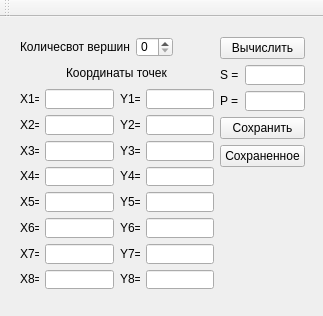
<?xml version="1.0" encoding="UTF-8"?>
<ui version="4.0">
 <class>MainWin</class>
 <widget class="QMainWindow" name="MainWin">
  <property name="geometry">
   <rect>
    <x>0</x>
    <y>0</y>
    <width>323</width>
    <height>316</height>
   </rect>
  </property>
  <property name="minimumSize">
   <size>
    <width>323</width>
    <height>316</height>
   </size>
  </property>
  <property name="maximumSize">
   <size>
    <width>323</width>
    <height>316</height>
   </size>
  </property>
  <property name="windowTitle">
   <string>MainWin</string>
  </property>
  <widget class="QWidget" name="centralWidget">
   <widget class="QWidget" name="">
    <property name="geometry">
     <rect>
      <x>9</x>
      <y>9</y>
      <width>307</width>
      <height>274</height>
     </rect>
    </property>
    <layout class="QHBoxLayout" name="horizontalLayout_5">
     <item>
      <layout class="QVBoxLayout" name="verticalLayout_6">
       <item>
        <layout class="QHBoxLayout" name="horizontalLayout_2">
         <item>
          <widget class="QLabel" name="label_20">
           <property name="text">
            <string>Количесвот вершин</string>
           </property>
          </widget>
         </item>
         <item>
          <widget class="QSpinBox" name="spinBox">
           <property name="maximumSize">
            <size>
             <width>37</width>
             <height>20</height>
            </size>
           </property>
          </widget>
         </item>
         <item>
          <spacer name="horizontalSpacer_3">
           <property name="orientation">
            <enum>Qt::Horizontal</enum>
           </property>
           <property name="sizeHint" stdset="0">
            <size>
             <width>40</width>
             <height>20</height>
            </size>
           </property>
          </spacer>
         </item>
        </layout>
       </item>
       <item>
        <layout class="QHBoxLayout" name="horizontalLayout_3">
         <item>
          <spacer name="horizontalSpacer">
           <property name="orientation">
            <enum>Qt::Horizontal</enum>
           </property>
           <property name="sizeHint" stdset="0">
            <size>
             <width>40</width>
             <height>20</height>
            </size>
           </property>
          </spacer>
         </item>
         <item>
          <widget class="QLabel" name="label_XY">
           <property name="text">
            <string>Координаты точек</string>
           </property>
          </widget>
         </item>
         <item>
          <spacer name="horizontalSpacer_2">
           <property name="orientation">
            <enum>Qt::Horizontal</enum>
           </property>
           <property name="sizeHint" stdset="0">
            <size>
             <width>40</width>
             <height>20</height>
            </size>
           </property>
          </spacer>
         </item>
        </layout>
       </item>
       <item>
        <layout class="QFormLayout" name="formLayout_3">
         <item row="0" column="0">
          <layout class="QFormLayout" name="formLayout">
           <item row="0" column="0">
            <layout class="QVBoxLayout" name="verticalLayout">
             <item>
              <widget class="QLabel" name="label_x1">
               <property name="maximumSize">
                <size>
                 <width>19</width>
                 <height>16777215</height>
                </size>
               </property>
               <property name="text">
                <string>X1=</string>
               </property>
              </widget>
             </item>
             <item>
              <widget class="QLabel" name="label_x2">
               <property name="maximumSize">
                <size>
                 <width>19</width>
                 <height>16777215</height>
                </size>
               </property>
               <property name="text">
                <string>X2=</string>
               </property>
              </widget>
             </item>
             <item>
              <widget class="QLabel" name="label_x3">
               <property name="maximumSize">
                <size>
                 <width>19</width>
                 <height>16777215</height>
                </size>
               </property>
               <property name="text">
                <string>X3=</string>
               </property>
              </widget>
             </item>
             <item>
              <widget class="QLabel" name="label_x4">
               <property name="maximumSize">
                <size>
                 <width>19</width>
                 <height>16777215</height>
                </size>
               </property>
               <property name="text">
                <string>X4=</string>
               </property>
              </widget>
             </item>
             <item>
              <widget class="QLabel" name="label_x5">
               <property name="maximumSize">
                <size>
                 <width>19</width>
                 <height>16777215</height>
                </size>
               </property>
               <property name="text">
                <string>X5=</string>
               </property>
              </widget>
             </item>
             <item>
              <widget class="QLabel" name="label_x6">
               <property name="maximumSize">
                <size>
                 <width>19</width>
                 <height>16777215</height>
                </size>
               </property>
               <property name="text">
                <string>X6=</string>
               </property>
              </widget>
             </item>
             <item>
              <widget class="QLabel" name="label_x7">
               <property name="maximumSize">
                <size>
                 <width>19</width>
                 <height>16777215</height>
                </size>
               </property>
               <property name="text">
                <string>X7=</string>
               </property>
              </widget>
             </item>
             <item>
              <widget class="QLabel" name="label_x8">
               <property name="maximumSize">
                <size>
                 <width>19</width>
                 <height>16777215</height>
                </size>
               </property>
               <property name="text">
                <string>X8=</string>
               </property>
              </widget>
             </item>
            </layout>
           </item>
           <item row="0" column="1">
            <layout class="QVBoxLayout" name="verticalLayout_2">
             <item>
              <widget class="QLineEdit" name="lineEdit_x1">
               <property name="maximumSize">
                <size>
                 <width>69</width>
                 <height>20</height>
                </size>
               </property>
              </widget>
             </item>
             <item>
              <widget class="QLineEdit" name="lineEdit_x2">
               <property name="maximumSize">
                <size>
                 <width>69</width>
                 <height>20</height>
                </size>
               </property>
              </widget>
             </item>
             <item>
              <widget class="QLineEdit" name="lineEdit_x3">
               <property name="maximumSize">
                <size>
                 <width>69</width>
                 <height>20</height>
                </size>
               </property>
              </widget>
             </item>
             <item>
              <widget class="QLineEdit" name="lineEdit_x4">
               <property name="maximumSize">
                <size>
                 <width>69</width>
                 <height>20</height>
                </size>
               </property>
              </widget>
             </item>
             <item>
              <widget class="QLineEdit" name="lineEdit_x5">
               <property name="maximumSize">
                <size>
                 <width>69</width>
                 <height>20</height>
                </size>
               </property>
              </widget>
             </item>
             <item>
              <widget class="QLineEdit" name="lineEdit_x6">
               <property name="maximumSize">
                <size>
                 <width>69</width>
                 <height>20</height>
                </size>
               </property>
              </widget>
             </item>
             <item>
              <widget class="QLineEdit" name="lineEdit_x7">
               <property name="maximumSize">
                <size>
                 <width>69</width>
                 <height>20</height>
                </size>
               </property>
              </widget>
             </item>
             <item>
              <widget class="QLineEdit" name="lineEdit_x8">
               <property name="maximumSize">
                <size>
                 <width>69</width>
                 <height>20</height>
                </size>
               </property>
              </widget>
             </item>
            </layout>
           </item>
          </layout>
         </item>
         <item row="0" column="1">
          <layout class="QFormLayout" name="formLayout_2">
           <item row="0" column="0">
            <layout class="QVBoxLayout" name="verticalLayout_3">
             <item>
              <widget class="QLabel" name="label_y1">
               <property name="maximumSize">
                <size>
                 <width>20</width>
                 <height>16777215</height>
                </size>
               </property>
               <property name="text">
                <string>Y1=</string>
               </property>
              </widget>
             </item>
             <item>
              <widget class="QLabel" name="label_y2">
               <property name="maximumSize">
                <size>
                 <width>20</width>
                 <height>16777215</height>
                </size>
               </property>
               <property name="text">
                <string>Y2=</string>
               </property>
              </widget>
             </item>
             <item>
              <widget class="QLabel" name="label_y3">
               <property name="maximumSize">
                <size>
                 <width>20</width>
                 <height>16777215</height>
                </size>
               </property>
               <property name="text">
                <string>Y3=</string>
               </property>
              </widget>
             </item>
             <item>
              <widget class="QLabel" name="label_y4">
               <property name="maximumSize">
                <size>
                 <width>20</width>
                 <height>16777215</height>
                </size>
               </property>
               <property name="text">
                <string>Y4=</string>
               </property>
              </widget>
             </item>
             <item>
              <widget class="QLabel" name="label_y5">
               <property name="maximumSize">
                <size>
                 <width>20</width>
                 <height>16777215</height>
                </size>
               </property>
               <property name="text">
                <string>Y5=</string>
               </property>
              </widget>
             </item>
             <item>
              <widget class="QLabel" name="label_y6">
               <property name="maximumSize">
                <size>
                 <width>20</width>
                 <height>16777215</height>
                </size>
               </property>
               <property name="text">
                <string>Y6=</string>
               </property>
              </widget>
             </item>
             <item>
              <widget class="QLabel" name="label_y7">
               <property name="maximumSize">
                <size>
                 <width>20</width>
                 <height>16777215</height>
                </size>
               </property>
               <property name="text">
                <string>Y7=</string>
               </property>
              </widget>
             </item>
             <item>
              <widget class="QLabel" name="label_y8">
               <property name="maximumSize">
                <size>
                 <width>20</width>
                 <height>16777215</height>
                </size>
               </property>
               <property name="text">
                <string>Y8=</string>
               </property>
              </widget>
             </item>
            </layout>
           </item>
           <item row="0" column="1">
            <layout class="QVBoxLayout" name="verticalLayout_4">
             <item>
              <widget class="QLineEdit" name="lineEdit_y1">
               <property name="maximumSize">
                <size>
                 <width>69</width>
                 <height>20</height>
                </size>
               </property>
              </widget>
             </item>
             <item>
              <widget class="QLineEdit" name="lineEdit_y2">
               <property name="maximumSize">
                <size>
                 <width>69</width>
                 <height>20</height>
                </size>
               </property>
              </widget>
             </item>
             <item>
              <widget class="QLineEdit" name="lineEdit_y3">
               <property name="maximumSize">
                <size>
                 <width>69</width>
                 <height>20</height>
                </size>
               </property>
              </widget>
             </item>
             <item>
              <widget class="QLineEdit" name="lineEdit_y4">
               <property name="maximumSize">
                <size>
                 <width>69</width>
                 <height>20</height>
                </size>
               </property>
              </widget>
             </item>
             <item>
              <widget class="QLineEdit" name="lineEdit_y5">
               <property name="maximumSize">
                <size>
                 <width>69</width>
                 <height>20</height>
                </size>
               </property>
              </widget>
             </item>
             <item>
              <widget class="QLineEdit" name="lineEdit_y6">
               <property name="maximumSize">
                <size>
                 <width>69</width>
                 <height>20</height>
                </size>
               </property>
              </widget>
             </item>
             <item>
              <widget class="QLineEdit" name="lineEdit_y7">
               <property name="maximumSize">
                <size>
                 <width>69</width>
                 <height>20</height>
                </size>
               </property>
              </widget>
             </item>
             <item>
              <widget class="QLineEdit" name="lineEdit_y8">
               <property name="maximumSize">
                <size>
                 <width>69</width>
                 <height>20</height>
                </size>
               </property>
              </widget>
             </item>
            </layout>
           </item>
          </layout>
         </item>
        </layout>
       </item>
       <item>
        <spacer name="verticalSpacer_2">
         <property name="orientation">
          <enum>Qt::Vertical</enum>
         </property>
         <property name="sizeHint" stdset="0">
          <size>
           <width>20</width>
           <height>40</height>
          </size>
         </property>
        </spacer>
       </item>
      </layout>
     </item>
     <item>
      <layout class="QVBoxLayout" name="verticalLayout_5">
       <item>
        <widget class="QPushButton" name="pushButton">
         <property name="text">
          <string>Вычислить</string>
         </property>
        </widget>
       </item>
       <item>
        <layout class="QHBoxLayout" name="horizontalLayout_4">
         <item>
          <widget class="QLabel" name="label_area">
           <property name="maximumSize">
            <size>
             <width>21</width>
             <height>16777215</height>
            </size>
           </property>
           <property name="text">
            <string>S =</string>
           </property>
          </widget>
         </item>
         <item>
          <widget class="QLineEdit" name="lineEdit_area">
           <property name="maximumSize">
            <size>
             <width>61</width>
             <height>20</height>
            </size>
           </property>
          </widget>
         </item>
        </layout>
       </item>
       <item>
        <layout class="QHBoxLayout" name="horizontalLayout">
         <item>
          <widget class="QLabel" name="label_perimeter">
           <property name="maximumSize">
            <size>
             <width>21</width>
             <height>16777215</height>
            </size>
           </property>
           <property name="text">
            <string>P =</string>
           </property>
          </widget>
         </item>
         <item>
          <widget class="QLineEdit" name="lineEdit_perimeter">
           <property name="maximumSize">
            <size>
             <width>61</width>
             <height>20</height>
            </size>
           </property>
          </widget>
         </item>
        </layout>
       </item>
       <item>
        <widget class="QPushButton" name="pushButton_save">
         <property name="text">
          <string>Сохранить</string>
         </property>
        </widget>
       </item>
       <item>
        <widget class="QPushButton" name="pushButton_saven">
         <property name="text">
          <string>Сохраненное</string>
         </property>
        </widget>
       </item>
       <item>
        <spacer name="verticalSpacer">
         <property name="orientation">
          <enum>Qt::Vertical</enum>
         </property>
         <property name="sizeHint" stdset="0">
          <size>
           <width>20</width>
           <height>40</height>
          </size>
         </property>
        </spacer>
       </item>
      </layout>
     </item>
    </layout>
   </widget>
  </widget>
  <widget class="QMenuBar" name="menuBar">
   <property name="geometry">
    <rect>
     <x>0</x>
     <y>0</y>
     <width>323</width>
     <height>21</height>
    </rect>
   </property>
  </widget>
  <widget class="QToolBar" name="mainToolBar">
   <attribute name="toolBarArea">
    <enum>TopToolBarArea</enum>
   </attribute>
   <attribute name="toolBarBreak">
    <bool>false</bool>
   </attribute>
  </widget>
 </widget>
 <layoutdefault spacing="6" margin="11"/>
 <resources/>
 <connections/>
</ui>
